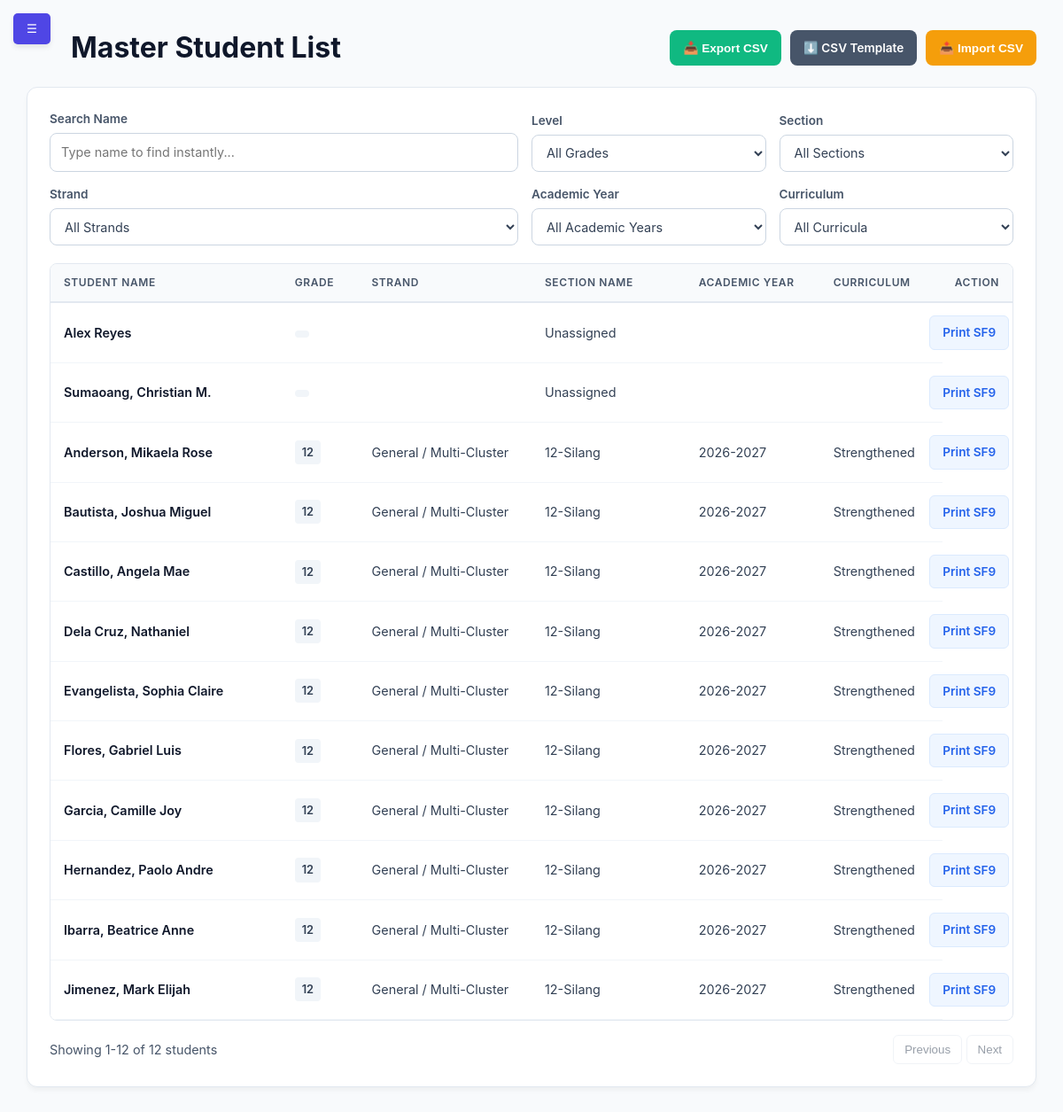
The app's page /modules/admin/admin_master_list.php (signed in), older data.
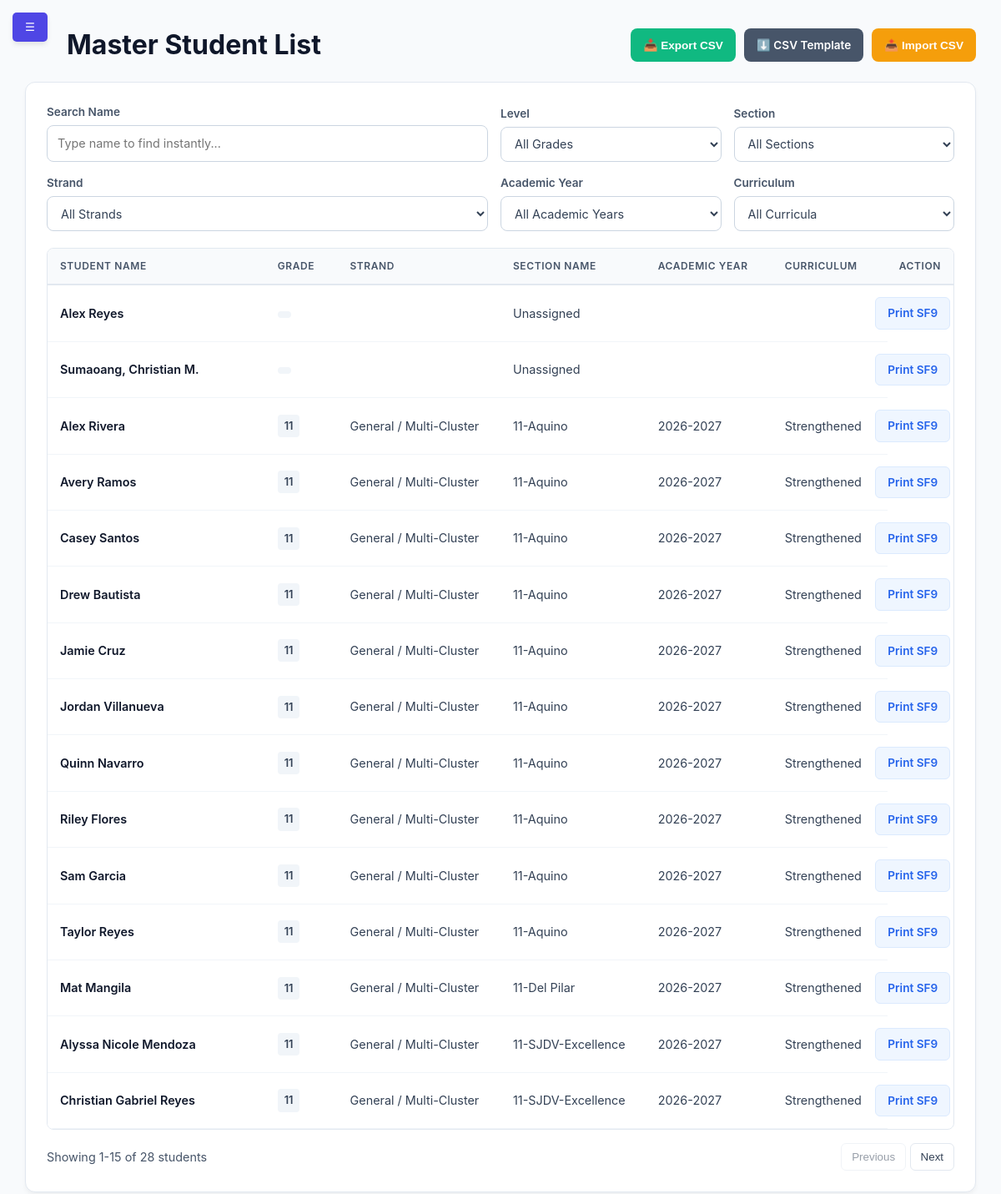
The same page, newer data.
### tables this page shows
CREATE TABLE `users` (
  `id` int(11) NOT NULL,
  `lrn` varchar(12) DEFAULT NULL,
  `username` varchar(50) NOT NULL,
  `password` varchar(255) NOT NULL,
  `full_name` varchar(100) NOT NULL,
  `profile_image` varchar(255) DEFAULT NULL,
  `email` varchar(100) DEFAULT NULL,
  `role` enum('super_admin','admin','adviser','student','faculty','alumni','archived') NOT NULL,
  `current_session_id` varchar(255) DEFAULT NULL,
  `section_id` int(11) DEFAULT NULL,
  `reset_requested` tinyint(1) DEFAULT 0,
  `require_reset` tinyint(1) DEFAULT 0,
  `security_pin_hash` varchar(255) DEFAULT NULL,
  `security_pattern_hash` varchar(255) DEFAULT NULL,
  `security_preference` enum('biometric','pin','pattern','none') DEFAULT 'none'
);

CREATE TABLE `sections` (
  `id` int(11) NOT NULL,
  `section_name` varchar(50) NOT NULL,
  `strand_id` int(11) DEFAULT NULL,
  `grade_level` int(11) NOT NULL,
  `adviser_id` int(11) DEFAULT NULL,
  `academic_year` varchar(20) NOT NULL DEFAULT '2026-2027',
  `curriculum_version` enum('Legacy','Strengthened') NOT NULL DEFAULT 'Strengthened'
);

### modules/admin/admin_master_list.php (the view, shortened to what the changed rows need)
<?php
$conn = getDBConnection();
$query_str = "SELECT
                  u.id,
                  u.full_name,
                  s.id AS section_id,
                  s.section_name,
                  s.grade_level,
                  s.academic_year,
                  s.curriculum_version,
                  s.strand_id,
                  CASE
                      WHEN s.id IS NULL THEN ''
                      ELSE COALESCE(st.strand_name, 'General / Multi-Cluster')
                  END AS strand_name
              FROM users u
              LEFT JOIN sections s ON u.section_id = s.id
              LEFT JOIN strands st ON s.strand_id = st.id
              WHERE u.role = 'student'
              ORDER BY s.grade_level ASC, s.section_name ASC, u.full_name ASC";
$students = $conn->query($query_str)->fetchAll();
?>
<!DOCTYPE html>
<html lang="en">
<head>
    <link rel="stylesheet" href="../../assets/css/dashboard.css">
</head>
<body>
    <div class="dashboard-wrapper">
        <main class="content">
            <header class="content-header master-list-header">
                <h1>Master Student List</h1>
            </header>
            <div class="table-container master-list-card">
                <div class="student-table-container">
                    <table id="masterStudentTable">
                        <thead>
                            <tr>
                                <th>Student Name</th>
                                <th>Grade</th>
                                <th>Strand</th>
                                <th>Section Name</th>
                                <th>Academic Year</th>
                                <th>Curriculum</th>
                                <th>Action</th>
                            </tr>
                        </thead>
                        <tbody>
                        <?php if ($students): ?>
                            <?php foreach ($students as $row): ?>
                                <tr class="student-row"
                                    data-student-id="<?php echo htmlspecialchars($row['id']); ?>"
                                    data-name="<?php echo htmlspecialchars(strtolower($row['full_name'])); ?>"
                                    data-grade="<?php echo htmlspecialchars($row['grade_level']); ?>"
                                    data-section="<?php echo htmlspecialchars($row['section_id']); ?>"
                                    data-strand="<?php echo htmlspecialchars($row['section_id'] ? ($row['strand_id'] ?? 'general') : ''); ?>"
                                    data-academic-year="<?php echo htmlspecialchars($row['academic_year'] ?? ''); ?>"
                                    data-curriculum="<?php echo htmlspecialchars($row['curriculum_version'] ?? ''); ?>">
                                    <td><span class="student-name"><?php echo htmlspecialchars($row['full_name']); ?></span></td>
                                    <td><span class="grade-badge"><?php echo htmlspecialchars($row['grade_level'] ?? ''); ?></span></td>
                                    <td><?php echo htmlspecialchars($row['strand_name'] ?? ''); ?></td>
                                    <td><?php echo htmlspecialchars($row['section_name'] ?: 'Unassigned'); ?></td>
                                    <td><?php echo htmlspecialchars($row['academic_year'] ?? ''); ?></td>
                                    <td><?php echo htmlspecialchars($row['curriculum_version'] ?? ''); ?></td>
                                    <td>
                                        <a href="print_report_card.php?student_id=<?php echo (int) $row['id']; ?>&amp;academic_year=<?php echo rawurlencode($row['academic_year'] ?? ''); ?>&amp;print=1" class="btn-print" target="_blank">Print SF9</a>
                                    </td>
                                </tr>
                                <?php endforeach; ?>
                            <?php else: ?>
                                <tr id="initialEmptyRow"><td colspan="7" class="empty-state">No student records found in database.</td></tr>
                        <?php endif; ?>
                        </tbody>
                    </table>
                </div>
                <div class="table-pagination" aria-label="Master list pagination">
                    <p id="studentPageInfo" aria-live="polite"></p>
                    <div>
                        <button type="button" id="previousStudentPage" onclick="changeStudentPage(-1)">Previous</button>
                        <button type="button" id="nextStudentPage" onclick="changeStudentPage(1)">Next</button>
                    </div>
                </div>
            </div>
        </main>
    </div>
</body>
</html>

Row changes from the older to the newer data that the page shows:
no longer on this page (row edited): users: full_name "Anderson, Mikaela Rose", section.grade_level "12", strand_name "General / Multi-Cluster", section.section_name "12-Silang", section.academic_year "2026-2027", section.curriculum_version "Strengthened"
no longer on this page (row unchanged): users: full_name "Bautista, Joshua Miguel", section.grade_level "12", strand_name "General / Multi-Cluster", section.section_name "12-Silang", section.academic_year "2026-2027", section.curriculum_version "Strengthened"
no longer on this page (row unchanged): users: full_name "Castillo, Angela Mae", section.grade_level "12", strand_name "General / Multi-Cluster", section.section_name "12-Silang", section.academic_year "2026-2027", section.curriculum_version "Strengthened"
no longer on this page (row unchanged): users: full_name "Dela Cruz, Nathaniel", section.grade_level "12", strand_name "General / Multi-Cluster", section.section_name "12-Silang", section.academic_year "2026-2027", section.curriculum_version "Strengthened"
no longer on this page (row unchanged): users: full_name "Evangelista, Sophia Claire", section.grade_level "12", strand_name "General / Multi-Cluster", section.section_name "12-Silang", section.academic_year "2026-2027", section.curriculum_version "Strengthened"
no longer on this page (row unchanged): users: full_name "Flores, Gabriel Luis", section.grade_level "12", strand_name "General / Multi-Cluster", section.section_name "12-Silang", section.academic_year "2026-2027", section.curriculum_version "Strengthened"
no longer on this page (row unchanged): users: full_name "Garcia, Camille Joy", section.grade_level "12", strand_name "General / Multi-Cluster", section.section_name "12-Silang", section.academic_year "2026-2027", section.curriculum_version "Strengthened"
no longer on this page (row unchanged): users: full_name "Hernandez, Paolo Andre", section.grade_level "12", strand_name "General / Multi-Cluster", section.section_name "12-Silang", section.academic_year "2026-2027", section.curriculum_version "Strengthened"
no longer on this page (row unchanged): users: full_name "Ibarra, Beatrice Anne", section.grade_level "12", strand_name "General / Multi-Cluster", section.section_name "12-Silang", section.academic_year "2026-2027", section.curriculum_version "Strengthened"
no longer on this page (row edited): users: full_name "Jimenez, Mark Elijah", section.grade_level "12", strand_name "General / Multi-Cluster", section.section_name "12-Silang", section.academic_year "2026-2027", section.curriculum_version "Strengthened"
added users: full_name "Alex Rivera", section.grade_level "11", strand_name "General / Multi-Cluster", section.section_name "11-Aquino", section.academic_year "2026-2027", section.curriculum_version "Strengthened"
added users: full_name "Avery Ramos", section.grade_level "11", strand_name "General / Multi-Cluster", section.section_name "11-Aquino", section.academic_year "2026-2027", section.curriculum_version "Strengthened"
added users: full_name "Casey Santos", section.grade_level "11", strand_name "General / Multi-Cluster", section.section_name "11-Aquino", section.academic_year "2026-2027", section.curriculum_version "Strengthened"
added users: full_name "Drew Bautista", section.grade_level "11", strand_name "General / Multi-Cluster", section.section_name "11-Aquino", section.academic_year "2026-2027", section.curriculum_version "Strengthened"
added users: full_name "Jamie Cruz", section.grade_level "11", strand_name "General / Multi-Cluster", section.section_name "11-Aquino", section.academic_year "2026-2027", section.curriculum_version "Strengthened"
added users: full_name "Jordan Villanueva", section.grade_level "11", strand_name "General / Multi-Cluster", section.section_name "11-Aquino", section.academic_year "2026-2027", section.curriculum_version "Strengthened"
added users: full_name "Quinn Navarro", section.grade_level "11", strand_name "General / Multi-Cluster", section.section_name "11-Aquino", section.academic_year "2026-2027", section.curriculum_version "Strengthened"
added users: full_name "Riley Flores", section.grade_level "11", strand_name "General / Multi-Cluster", section.section_name "11-Aquino", section.academic_year "2026-2027", section.curriculum_version "Strengthened"
added users: full_name "Sam Garcia", section.grade_level "11", strand_name "General / Multi-Cluster", section.section_name "11-Aquino", section.academic_year "2026-2027", section.curriculum_version "Strengthened"
added users: full_name "Taylor Reyes", section.grade_level "11", strand_name "General / Multi-Cluster", section.section_name "11-Aquino", section.academic_year "2026-2027", section.curriculum_version "Strengthened"
added users: full_name "Mat Mangila", section.grade_level "11", strand_name "General / Multi-Cluster", section.section_name "11-Del Pilar", section.academic_year "2026-2027", section.curriculum_version "Strengthened"
added users: full_name "Alyssa Nicole Mendoza", section.grade_level "11", strand_name "General / Multi-Cluster", section.section_name "11-SJDV-Excellence", section.academic_year "2026-2027", section.curriculum_version "Strengthened"
added users: full_name "Christian Gabriel Reyes", section.grade_level "11", strand_name "General / Multi-Cluster", section.section_name "11-SJDV-Excellence", section.academic_year "2026-2027", section.curriculum_version "Strengthened"
Text that changed along with them:
text written by a page script: "Showing 1-12 of 12 students" → "Showing 1-15 of 28 students"
